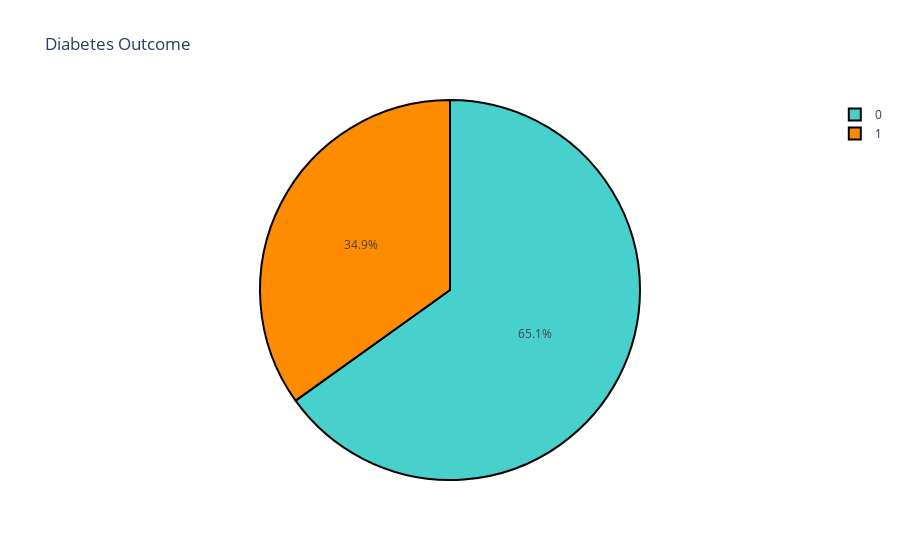

The notebook cell this image was saved under:
### Code cell
dist = df['Outcome'].value_counts()
colors = ['mediumturquoise', 'darkorange']
trace = go.Pie(values=(np.array(dist)),labels=dist.index)
layout = go.Layout(title='Diabetes Outcome')
data = [trace]
fig = go.Figure(trace,layout)
fig.update_traces(marker=dict(colors=colors, line=dict(color='#000000', width=2)))
fig.show()

### Figure 1 — Plotly figure (JSON) as saved in the notebook; plotly's stock layout.template omitted (floating-point values rounded to 4 significant figures)
{"data": [{"labels": [0, 1], "marker": {"colors": ["mediumturquoise", "darkorange"], "line": {"color": "#000000", "width": 2}}, "type": "pie", "values": [500, 268]}], "layout": {"title": {"text": "Diabetes Outcome"}}}
